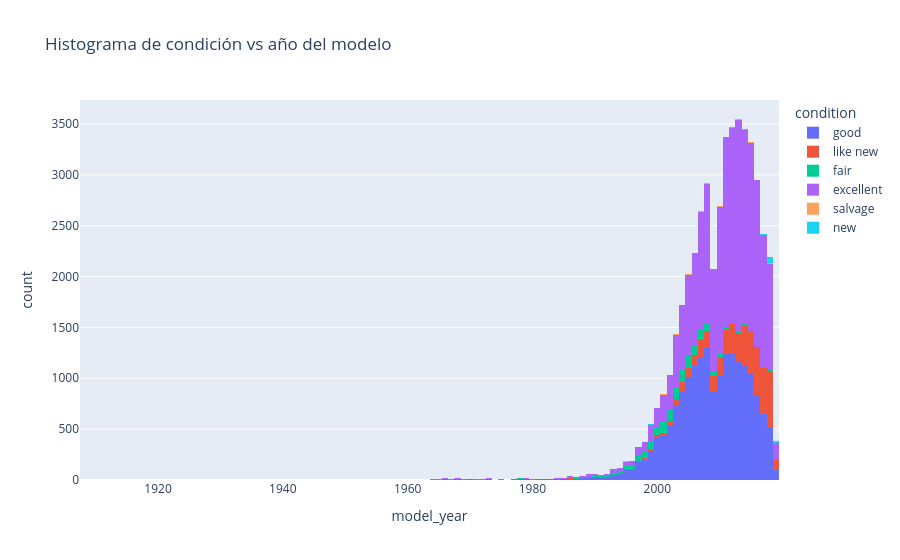

Source (notebook cell):
### Code cell
# Crear un histograma de la columnna 'condition' vs 'model_year'
fig = px.histogram(df, x='model_year', color='condition', title='Histograma de condición vs año del modelo')
fig.show()

### Figure 1 — Plotly figure (JSON) as saved in the notebook; plotly's stock layout.template omitted (floating-point values rounded to 4 significant figures; data arrays with more than 128 entries replaced by an {"elided": "..."} marker saying what was removed)
{"data": [{"bingroup": "x", "hovertemplate": "condition=good<br>model_year=%{x}<br>count=%{y}<extra></extra>", "legendgroup": "good", "marker": {"color": "#636efa", "pattern": {"shape": ""}}, "name": "good", "orientation": "v", "showlegend": true, "type": "histogram", "x": {"elided": "20145 float values"}, "xaxis": "x", "yaxis": "y"}, {"bingroup": "x", "hovertemplate": "condition=like new<br>model_year=%{x}<br>count=%{y}<extra></extra>", "legendgroup": "like new", "marker": {"color": "#EF553B", "pattern": {"shape": ""}}, "name": "like new", "orientation": "v", "showlegend": true, "type": "histogram", "x": {"elided": "4742 float values"}, "xaxis": "x", "yaxis": "y"}, {"bingroup": "x", "hovertemplate": "condition=fair<br>model_year=%{x}<br>count=%{y}<extra></extra>", "legendgroup": "fair", "marker": {"color": "#00cc96", "pattern": {"shape": ""}}, "name": "fair", "orientation": "v", "showlegend": true, "type": "histogram", "x": {"elided": "1607 float values"}, "xaxis": "x", "yaxis": "y"}, {"bingroup": "x", "hovertemplate": "condition=excellent<br>model_year=%{x}<br>count=%{y}<extra></extra>", "legendgroup": "excellent", "marker": {"color": "#ab63fa", "pattern": {"shape": ""}}, "name": "excellent", "orientation": "v", "showlegend": true, "type": "histogram", "x": {"elided": "24773 float values"}, "xaxis": "x", "yaxis": "y"}, {"bingroup": "x", "hovertemplate": "condition=salvage<br>model_year=%{x}<br>count=%{y}<extra></extra>", "legendgroup": "salvage", "marker": {"color": "#FFA15A", "pattern": {"shape": ""}}, "name": "salvage", "orientation": "v", "showlegend": true, "type": "histogram", "x": [1999.0, 2008.0, 2012.0, 1995.0, 2003.0, 2005.0, 2008.0, 2001.0, 2001.0, 1998.0, 2001.0, 2003.0, 2008.0, 2000.0, 2005.0, 2014.0, 2003.0, 1997.0, NaN, 2009.0, 2013.0, 2006.0, 2015.0, 2018.0, 2006.0, 1994.0, 1995.0, 2019.0, 1995.0, 2018.0, 2000.0, 2014.0, NaN, 2004.0, 2001.0, 2015.0, 2007.0, 2004.0, 2014.0, 1999.0, NaN, 2007.0, NaN, 2013.0, 1999.0, 2015.0, 2013.0, 2003.0, 1977.0, 2014.0, 2000.0, 2017.0, 2017.0, 2014.0, 2014.0, 2004.0, 1995.0, 2013.0, NaN, 1999.0, 2002.0, 2010.0, NaN, 2004.0, 2018.0, 2003.0, 2008.0, NaN, NaN, 2017.0, 2017.0, 2017.0, 2009.0, 2001.0, 2002.0, 1996.0, NaN, 2010.0, 2002.0, 2007.0, 2000.0, NaN, 2001.0, 2005.0, 2001.0, 1993.0, 2005.0, 2012.0, 1999.0, 2003.0, 2016.0, 2006.0, 1994.0, 2008.0, 2014.0, 1993.0, 2005.0, 2006.0, 2001.0, 2011.0, 2008.0, 2004.0, 2015.0, 2007.0, 1986.0, 2013.0, NaN, 1994.0, 1999.0, 1997.0, 2008.0, NaN, 2017.0, 2013.0, 2002.0], "xaxis": "x", "yaxis": "y"}, {"bingroup": "x", "hovertemplate": "condition=new<br>model_year=%{x}<br>count=%{y}<extra></extra>", "legendgroup": "new", "marker": {"color": "#19d3f3", "pattern": {"shape": ""}}, "name": "new", "orientation": "v", "showlegend": true, "type": "histogram", "x": {"elided": "143 float values"}, "xaxis": "x", "yaxis": "y"}], "layout": {"barmode": "relative", "legend": {"title": {"text": "condition"}, "tracegroupgap": 0}, "title": {"text": "Histograma de condición vs año del modelo"}, "xaxis": {"anchor": "y", "domain": [0, 1], "title": {"text": "model_year"}}, "yaxis": {"anchor": "x", "domain": [0, 1], "title": {"text": "count"}}}}
